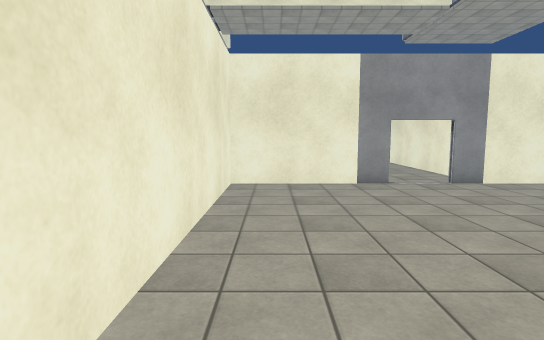
view 1 (above)

15 first-person views from a walk through a scene from a Unity 3-D project. The camera is 1.5 m above the floor, tilts 6° down and sees 80° across. The floor is counted in squares, 1 m on a side. Each view is taken from the middle of a square. On the plan, view 1 faces up. The plan holds only what a view shows up to about 15 squares ahead; the rest is blank. The place goes on beyond the plan. Door leaves are left out, so doorways stand open. Some surface patterns are stand-ins.

view 2
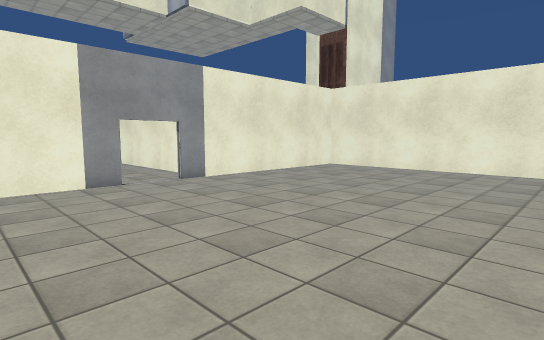

view 3
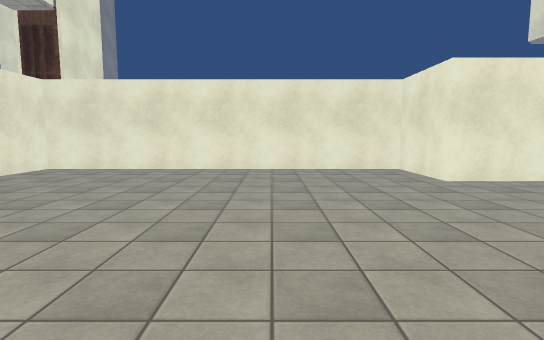

view 4
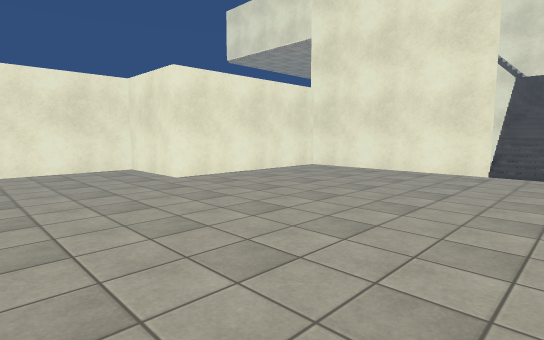

view 5
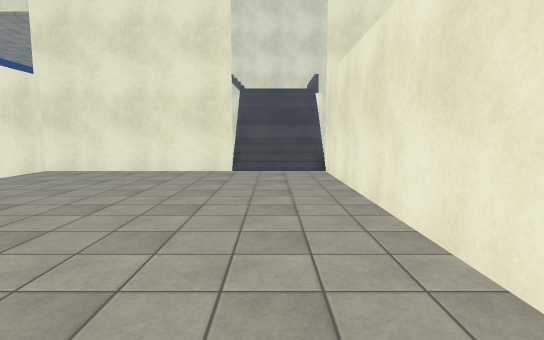

view 6
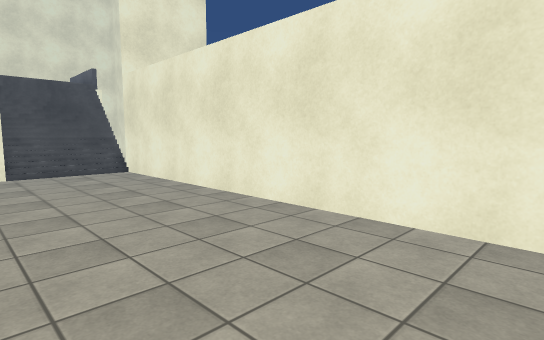

view 7
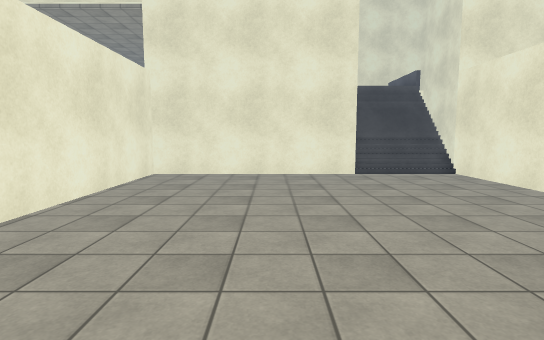

view 8
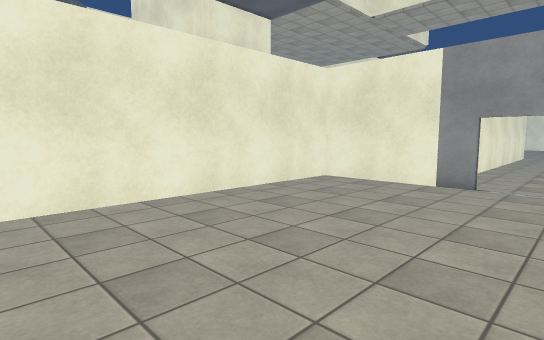

view 9
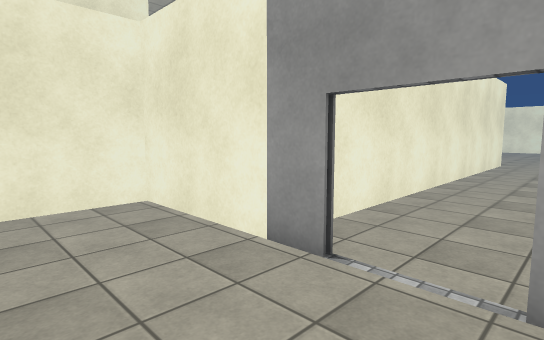

view 10
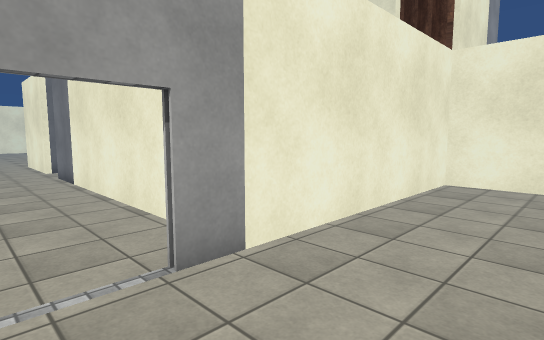

view 11
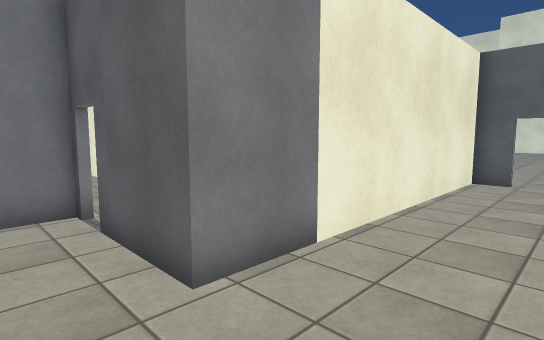

view 12
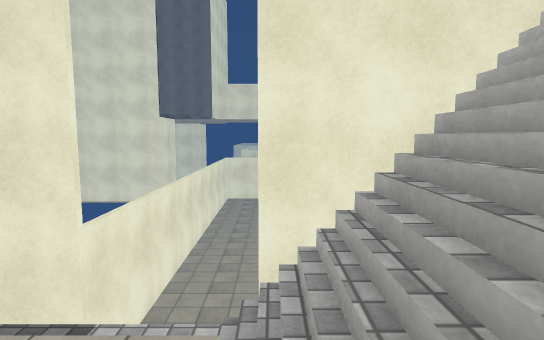

view 13
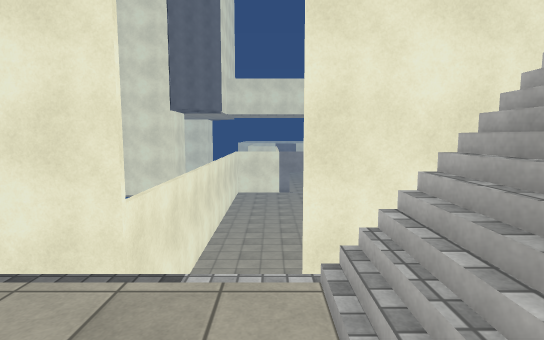

view 14
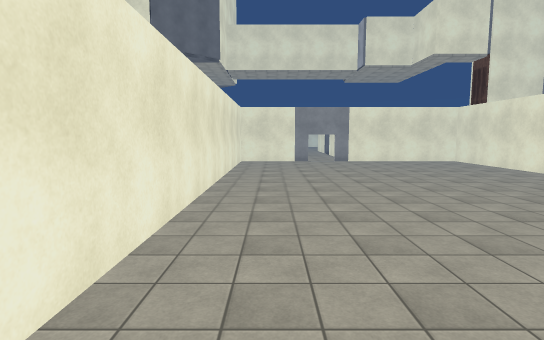

view 15
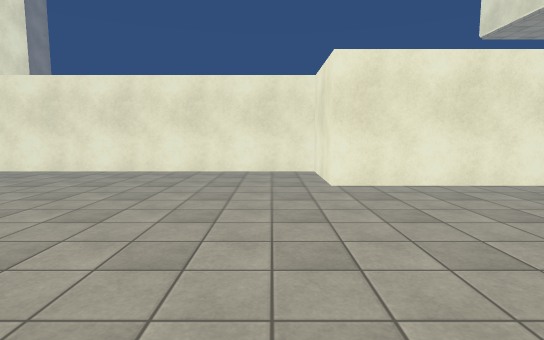

### Floor plan
Key: @ floor where view 1 was taken; # wall or solid block; . main floor; : floor 4 m higher than the main floor; / step, stairs or slope; D open door; v drop or lower ground.
Columns run from 3 left of view 1 to 21 right of it. Each row starts with its distance up from view 1.
 22      #........
 21      #........#
 20      #....###D#
 19      #....#
 18      #....#         ##
 17      #....#
 16      #....#
 15      #....#
 14      #....#
 13      #....#
 12      #....#
 11      #....#           ###
 10  ######DD##########
  9  #................#
  8  #................#
  7  #................#
  6  #................#
  5  #................#
  4  #................#
  3  #................#
  2  #................#
  1  #................#
  0  #.@..............#
 -1  #................#
 -2  #................#
 -3  #................#
 -4  #................#
 -5  #................#
 -6  #............#####
 -7  #............#
 -8  #............#
 -9  #............#
-10  #............#
-11  #............#
-12  #............#
-13  #............#
-14 ##////#########
-15   ////v
-16   ////v
-17   ////v
-18   ::::///
-19    :::///
-20       //
-21      :/

Positions as (right, up) in squares from view 1, and headings:
1: (0, 0), facing up
2: (0, 0), facing up-right
3: (0, 0), facing right
4: (0, 0), facing down-right
5: (1, 0), facing down
6: (4, 0), facing down-left
7: (6, -1), facing down
8: (6, 0), facing up-left
9: (6, 7), facing up-left
10: (4, 7), facing up-right
11: (4, 22), facing down-right
12: (3, -21), facing up
13: (2, -21), facing up
14: (1, -14), facing up
15: (1, -4), facing right
